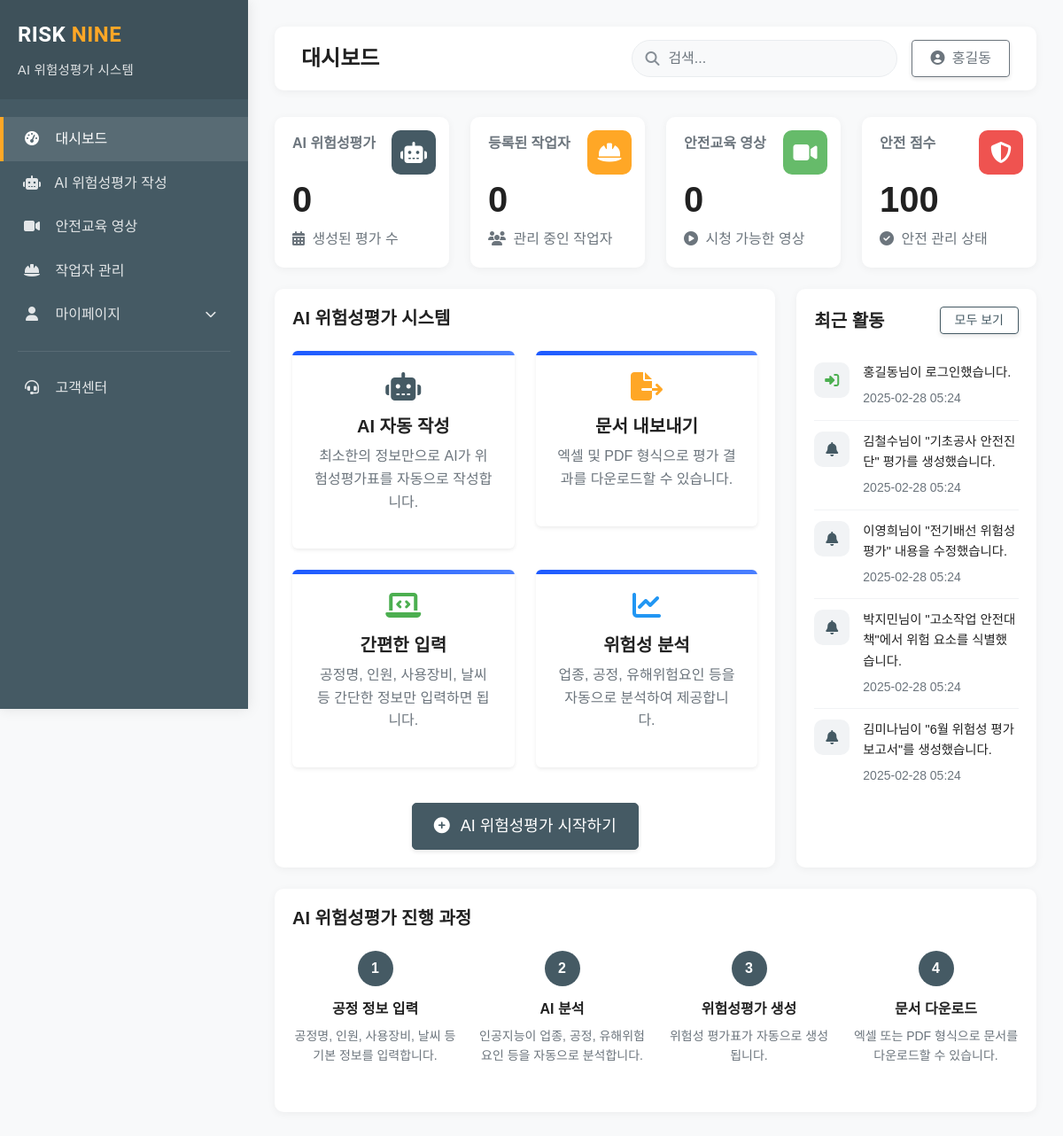
The page /dashboard/ (signed in) on the database its author committed.
### tables this page shows
CREATE TABLE activities (
    id INT AUTO_INCREMENT PRIMARY KEY,
    user_id INT NOT NULL,
    activity_type ENUM(
        'login', 'logout', 'create_assessment', 'update_assessment', 'complete_assessment',
        'create_report', 'update_report', 'download_report', 'identify_risk',
        'update_risk', 'resolve_risk', 'share_report', 'ai_analysis', 'comment'
    ) NOT NULL,
    description TEXT NOT NULL,
    related_id INT,  
    related_type VARCHAR(50),  
    ip_address VARCHAR(45),
    created_at TIMESTAMP DEFAULT CURRENT_TIMESTAMP,
    FOREIGN KEY (user_id) REFERENCES users(id) ON DELETE CASCADE
);

### includes/activity.php (called while the page is built, shortened)
<?php
require_once 'config.php';
require_once 'database.php';
class Activity {
    private $db;
    public function __construct() {
        $this->db = new Database();
    }
    public function getRecentActivities($limit = 10) {
        $sql = "SELECT a.*, u.username, u.full_name, u.department
                FROM activities a
                JOIN users u ON a.user_id = u.id
                ORDER BY a.created_at DESC
                LIMIT " . (int)$limit;
        $result = $this->db->query($sql);
        return $this->db->resultToArray($result);
    }
}
?>

### includes/database.php (called while the page is built, shortened)
<?php
class Database {
    private $mysqli;
    public function __construct() {
        global $mysqli;
        $this->mysqli = $mysqli;
    }
    public function query($sql) {
        return $this->mysqli->query($sql);
    }
    public function resultToArray($result) {
        $array = [];
        if ($result && $result->num_rows > 0) {
            while ($row = $result->fetch_assoc()) {
                $array[] = $row;
            }
        }
        return $array;
    }
}
?>

### includes/config.php (called while the page is built, shortened)
<?php
function escapeOutput($output) {
    return htmlspecialchars($output, ENT_QUOTES, 'UTF-8');
}
?>

### dashboard/index.php (the view, shortened to what this page needs)
<?php
include '../includes/config.php';
include '../includes/activity.php';
$activity = new Activity();
$recentActivities = $activity->getRecentActivities(5);
?>
<!DOCTYPE html>
<html lang="ko">
<head>
    <link rel="stylesheet" href="https://cdn.jsdelivr.net/npm/bootstrap@5.2.3/dist/css/bootstrap.min.css">
    <link rel="stylesheet" href="https://cdnjs.cloudflare.com/ajax/libs/font-awesome/6.1.1/css/all.min.css">
    <link rel="stylesheet" href="../assets/css/style.css">
</head>
<body>
    <div class="sidebar-container" id="sidebar">
        <div class="sidebar-header">
            <a href="../index.php" class="d-block">
                <span class="brand-logo"><span class="risk">RISK</span> <span class="nine">NINE</span></span>
            </a>
            <div class="mt-2">
                <span class="brand-tagline">AI 위험성평가 시스템</span>
            </div>
        </div>
        <div class="sidebar-menu">
            <a href="index.php" class="sidebar-item active">
                <i class="fas fa-tachometer-alt"></i> 대시보드
            </a>
            <a href="ai_assessment.php" class="sidebar-item">
                <i class="fas fa-robot"></i> AI 위험성평가 작성
            </a>
            <a href="safety_videos.php" class="sidebar-item">
                <i class="fas fa-video"></i> 안전교육 영상
            </a>
            <a href="workers.php" class="sidebar-item">
                <i class="fas fa-hard-hat"></i> 작업자 관리
            </a>
            <div class="sidebar-dropdown">
                <a href="#" class="sidebar-item d-flex justify-content-between align-items-center" data-bs-toggle="collapse" data-bs-target="#myPageSubmenu">
                    <span><i class="fas fa-user"></i> 마이페이지</span>
                    <i class="fas fa-chevron-down sidebar-dropdown-icon"></i>
                </a>
            </div>
            <div class="sidebar-divider my-3"></div>
            <a href="customer_support.php" class="sidebar-item">
                <i class="fas fa-headset"></i> 고객센터
            </a>
        </div>
    </div>
    <div class="main-content" id="main-content">
        <div class="navbar-container">
            <div class="navbar-content">
                <div class="d-flex align-items-center">
                    <h4 class="mb-0">대시보드</h4>
                </div>
                <div class="d-flex align-items-center">
                    <div class="nav-search me-3">
                        <i class="fas fa-search"></i>
                        <input type="text" class="form-control" placeholder="검색..." id="dashboardSearch">
                    </div>
                    <div class="dropdown">
                        <button class="btn btn-outline-secondary dropdown-toggle" type="button" id="userMenu" data-bs-toggle="dropdown" aria-expanded="false">
                            <i class="fas fa-user-circle me-1"></i> <?php echo $_SESSION["username"]; ?>
                        </button>
                    </div>
                </div>
            </div>
        </div>
        <div class="row g-4 mb-4">
            <div class="col-xl-3 col-md-6">
                <div class="stats-card">
                    <div class="stats-icon" style="background-color: var(--primary-color);">
                        <i class="fas fa-robot"></i>
                    </div>
                    <h6 class="text-muted mb-1">AI 위험성평가</h6>
                    <div class="stats-number">0</div>
                    <p class="text-muted mb-0">
                        <i class="fas fa-calendar-alt me-1"></i> 생성된 평가 수
                    </p>
                </div>
            </div>
            <div class="col-xl-3 col-md-6">
                <div class="stats-card">
                    <div class="stats-icon" style="background-color: #ffa726;">
                        <i class="fas fa-hard-hat"></i>
                    </div>
                    <h6 class="text-muted mb-1">등록된 작업자</h6>
                    <div class="stats-number">0</div>
                    <p class="text-muted mb-0">
                        <i class="fas fa-users me-1"></i> 관리 중인 작업자
                    </p>
                </div>
            </div>
            <div class="col-xl-3 col-md-6">
                <div class="stats-card">
                    <div class="stats-icon" style="background-color: #66bb6a;">
                        <i class="fas fa-video"></i>
                    </div>
                    <h6 class="text-muted mb-1">안전교육 영상</h6>
                    <div class="stats-number">0</div>
                    <p class="text-muted mb-0">
                        <i class="fas fa-play-circle me-1"></i> 시청 가능한 영상
                    </p>
                </div>
            </div>
            <div class="col-xl-3 col-md-6">
                <div class="stats-card">
                    <div class="stats-icon" style="background-color: #ef5350;">
                        <i class="fas fa-shield-alt"></i>
                    </div>
                    <h6 class="text-muted mb-1">안전 점수</h6>
                    <div class="stats-number">100</div>
                    <p class="text-muted mb-0">
                        <i class="fas fa-check-circle me-1"></i> 안전 관리 상태
                    </p>
                </div>
            </div>
        </div>
        <div class="row g-4 mb-4">
            <div class="col-lg-8">
                <div class="chart-container" style="height: auto;">
                    <h5 class="mb-4">AI 위험성평가 시스템</h5>
                    <div class="row">
                        <div class="col-md-6 mb-4">
                            <div class="feature-card p-4 rounded shadow-sm text-center">
                                <i class="fas fa-robot mb-3" style="font-size: 2rem; color: var(--primary-color);"></i>
                                <h5>AI 자동 작성</h5>
                                <p class="text-muted">최소한의 정보만으로 AI가 위험성평가표를 자동으로 작성합니다.</p>
                            </div>
                        </div>
                        <div class="col-md-6 mb-4">
                            <div class="feature-card p-4 rounded shadow-sm text-center">
                                <i class="fas fa-file-export mb-3" style="font-size: 2rem; color: var(--accent-color);"></i>
                                <h5>문서 내보내기</h5>
                                <p class="text-muted">엑셀 및 PDF 형식으로 평가 결과를 다운로드할 수 있습니다.</p>
                            </div>
                        </div>
                        <div class="col-md-6 mb-4">
                            <div class="feature-card p-4 rounded shadow-sm text-center">
                                <i class="fas fa-laptop-code mb-3" style="font-size: 2rem; color: #4CAF50;"></i>
                                <h5>간편한 입력</h5>
                                <p class="text-muted">공정명, 인원, 사용장비, 날씨 등 간단한 정보만 입력하면 됩니다.</p>
                            </div>
                        </div>
                        <div class="col-md-6 mb-4">
                            <div class="feature-card p-4 rounded shadow-sm text-center">
                                <i class="fas fa-chart-line mb-3" style="font-size: 2rem; color: #2196F3;"></i>
                                <h5>위험성 분석</h5>
                                <p class="text-muted">업종, 공정, 유해위험요인 등을 자동으로 분석하여 제공합니다.</p>
                            </div>
                        </div>
                    </div>
                    <div class="text-center mt-3">
                        <a href="ai_assessment.php" class="btn btn-primary btn-lg">
                            <i class="fas fa-plus-circle me-2"></i> AI 위험성평가 시작하기
                        </a>
                    </div>
                </div>
            </div>
            <div class="col-lg-4">
                <div class="activity-container">
                    <div class="activity-header">
                        <h5 class="mb-0">최근 활동</h5>
                        <a href="activities.php" class="btn btn-sm btn-outline-primary">모두 보기</a>
                    </div>
                    <?php if(count($recentActivities) > 0): ?>
                        <?php foreach($recentActivities as $activity): ?>
                            <div class="activity-item">
                                <div class="activity-icon">
                                    <?php
                                    $iconClass = 'fa-bell';
                                    $iconColor = 'var(--primary-color)';
                                    switch($activity['activity_type']) {
                                        case 'login':
                                            $iconClass = 'fa-sign-in-alt';
                                            $iconColor = '#4CAF50';
                                            break;
                                    }
                                    ?>
                                    <i class="fas <?php echo $iconClass; ?>" style="color: <?php echo $iconColor; ?>;"></i>
                                </div>
                                <div class="activity-content">
                                    <p class="mb-1" style="font-size: 0.9rem;"><?php echo escapeOutput($activity['description']); ?></p>
                                    <small class="text-muted"><?php echo date('Y-m-d H:i', strtotime($activity['created_at'])); ?></small>
                                </div>
                            </div>
                        <?php endforeach; ?>
                    <?php else: ?>
                        <p class="text-center my-4 text-muted">최근 활동이 없습니다.</p>
                    <?php endif; ?>
                </div>
            </div>
        </div>
        <div class="row g-4">
            <div class="col-12">
                <div class="task-container">
                    <h5 class="mb-4">AI 위험성평가 진행 과정</h5>
                    <div class="row">
                        <div class="col-md-3 mb-3">
                            <div class="process-step text-center">
                                <div class="process-number">1</div>
                                <h6 class="mt-3">공정 정보 입력</h6>
                                <p class="text-muted small">공정명, 인원, 사용장비, 날씨 등 기본 정보를 입력합니다.</p>
                            </div>
                        </div>
                        <div class="col-md-3 mb-3">
                            <div class="process-step text-center">
                                <div class="process-number">2</div>
                                <h6 class="mt-3">AI 분석</h6>
                                <p class="text-muted small">인공지능이 업종, 공정, 유해위험요인 등을 자동으로 분석합니다.</p>
                            </div>
                        </div>
                        <div class="col-md-3 mb-3">
                            <div class="process-step text-center">
                                <div class="process-number">3</div>
                                <h6 class="mt-3">위험성평가 생성</h6>
                                <p class="text-muted small">위험성 평가표가 자동으로 생성됩니다.</p>
                            </div>
                        </div>
                        <div class="col-md-3 mb-3">
                            <div class="process-step text-center">
                                <div class="process-number">4</div>
                                <h6 class="mt-3">문서 다운로드</h6>
                                <p class="text-muted small">엑셀 또는 PDF 형식으로 문서를 다운로드할 수 있습니다.</p>
                            </div>
                        </div>
                    </div>
                </div>
            </div>
        </div>
    </div>
</body>
</html>

### assets/css/style.css (style rules this page uses)
:root { --primary-color: #455A64; --primary-dark: #37474F; --primary-light: #CFD8DC; --accent-color: #FFA726; --text-color: #212121; --text-light: #757575; --bg-light: #ECEFF1; --white: #FFFFFF; --border-color: #E0E0E0; --danger: #F44336; --success: #4CAF50; --warning: #FFC107; --info: #2196F3; --shadow: 0 2px 10px rgba(0, 0, 0, 0.1); --border-radius: 4px; --transition: all 0.3s ease; }
body { font-family: 'Noto Sans KR', 'Spoqa Han Sans', sans-serif; font-size: 16px; line-height: 1.6; color: var(--text-color); background-color: var(--white); }
a { color: var(--primary-color); text-decoration: none; transition: var(--transition); }
h1, h2, h3, h4, h5, h6 { font-weight: 700; line-height: 1.3; margin-bottom: 0.5rem; }
.btn { padding: 0.5rem 1.25rem; font-weight: 500; border-radius: var(--border-radius); transition: all 0.3s cubic-bezier(0.25, 0.8, 0.25, 1); box-shadow: 0 2px 5px rgba(0, 0, 0, 0.1); position: relative; overflow: hidden; }
.btn-primary { background-color: var(--primary-color); border-color: var(--primary-color); color: var(--white); }
.btn-outline-primary { color: var(--primary-color); border-color: var(--primary-color); }
.btn-sm { padding: 0.25rem 1rem; font-size: 0.875rem; }
.btn-lg { padding: 0.75rem 2rem; font-size: 1rem; }
.brand-logo { font-family: 'Montserrat', 'Roboto', sans-serif; font-size: 1.5rem; font-weight: 700; letter-spacing: 0.5px; }
.brand-logo .risk { color: var(--white); }
.brand-logo .nine { color: var(--accent-color); }
.brand-tagline { font-size: 0.9rem; color: rgba(255, 255, 255, 0.85); font-weight: 500; letter-spacing: 0.3px; font-family: 'Noto Sans KR', sans-serif; position: relative; display: inline-flex; align-items: center; top: 0; }
.process-step { position: relative; z-index: 1; }
.process-number { width: 40px; height: 40px; background-color: var(--primary-color); color: var(--white); border-radius: 50%; display: flex; align-items: center; justify-content: center; font-weight: 700; margin: 0 auto 1rem; }
.form-control { border-radius: var(--border-radius); border: 1px solid var(--border-color); padding: 0.5rem 1rem; font-size: 1rem; transition: var(--transition); }
.feature-card { padding: 2rem; transition: all 0.3s ease; border-radius: 1rem; overflow: hidden; position: relative; }
.feature-card:before { content: ''; position: absolute; top: 0; left: 0; width: 100%; height: 0.3rem; background: linear-gradient(90deg, #1d5aff, #4a7fff); transition: all 0.3s ease; }
.btn-lg { padding: 0.75rem 1.5rem; font-size: 1.125rem; border-radius: 5px; font-weight: 500; }
.btn i { margin-right: 0.25rem; }
.btn::after { content: ''; position: absolute; top: 50%; left: 50%; width: 5px; height: 5px; background: rgba(255, 255, 255, 0.5); opacity: 0; border-radius: 100%; transform: scale(1, 1) translate(-50%, -50%); transform-origin: 50% 50%; }

### rows shown on the page
activities: description "홍길동님이 로그인했습니다.", created_at "2025-02-28 05:24"
activities: description "김철수님이 \"기초공사 안전진단\" 평가를 생성했습니다.", created_at "2025-02-28 05:24"
activities: description "이영희님이 \"전기배선 위험성평가\" 내용을 수정했습니다.", created_at "2025-02-28 05:24"
activities: description "박지민님이 \"고소작업 안전대책\"에서 위험 요소를 식별했습니다.", created_at "2025-02-28 05:24"
activities: description "김미나님이 \"6월 위험성 평가 보고서\"를 생성했습니다.", created_at "2025-02-28 05:24"

### other values the page prints
$_SESSION["username"] "홍길동"
